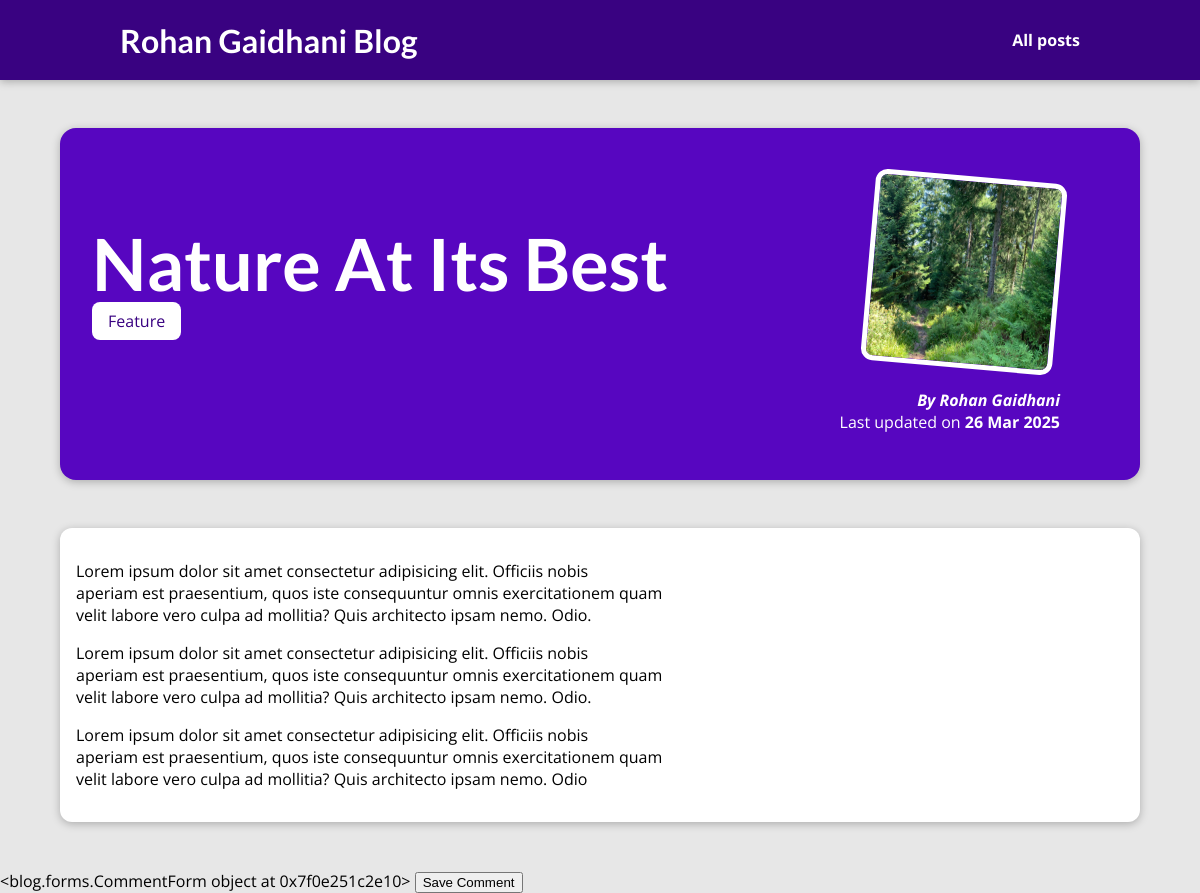
The app's page /blog/posts/into-the-woods/ with its own data.
### blog/models.py (models this page shows, shortened)
class Post(models.Model):  # Capitalized
    title = models.CharField(max_length=150)
    excerpt = models.CharField(max_length=200)
    image = models.ImageField(upload_to='uploads/posts/', null=True, blank=True)
    date = models.DateField(auto_now_add=True)  # Changed to auto_now_add
    slug = models.SlugField(unique=True, db_index=True)
    content = models.TextField(validators=[MinLengthValidator(10)])
    author = models.ForeignKey(
        Author,
        on_delete=models.SET_NULL,
        related_name="posts",
        null=True,
        blank=True
    )
    tags = models.ManyToManyField(Tag, blank=True)  # Added relationship
    class Meta:
        ordering = ['-date']  # Default ordering by date descending

class Tag(models.Model):
    name = models.CharField(max_length=100, unique=True)

class Author(models.Model):
    first_name = models.CharField(max_length=100)
    last_name = models.CharField(max_length=100)
    email_address = models.EmailField()
    def full_name(self):
        return f"{self.first_name} {self.last_name}"
    def __str__(self):
        return self.full_name()

### blog/views.py (the view)
# urls.py: path("posts/<slug:slug>/", views.SinglePostsView.as_view(), name="post-detail-page"),
class SinglePostsView(DetailView):
    template_name = "blog/post-detail.html"
    model = Post
    def get_context_data(self, **kwargs):
        context = super().get_context_data(**kwargs)
        context["post_tags"] = self.object.tags.all()
        context["comment_form"] = CommentForm()
        return context

### blog/templates/blog/post-detail.html (shortened to what this page needs)
{% extends "base.html" %}
{% load static %}
{% block css_files %}
    <link rel="stylesheet" href="{% static 'blog/post-detail.css' %}"/>
{% endblock %}
{% block content %}
    <section id="summary">
        <h2>{{post.title}}</h2>
        <div>
            {% for tag in post_tags %}
              <span class="tag">{{ tag.name }}</span>
            {% endfor %}
        </div>
        <article>
            <img src="{{ post.image.url }}" alt="{{ post.title }}"/>
            <address>By <a href="er.rohangaidhani@gmail.com">{{ post.author }}</a></address>
            <div>
                Last updated on <time>{{ post.date|date:"d M Y" }}</time>
            </div>
        </article>
    </section>
    <main>
       {{post.content|linebreaks}}
    </main>
    <div>
        <form>
            {{ comment_form }}
            <button>Save Comment</button>
        </form>
    </div>
{% endblock %}

### templates/base.html (shortened to what this page needs)
{% load static %}
<!DOCTYPE html>
<html lang="en">
<head>
    <link rel="stylesheet" href="{% static 'app.css' %}">
    {% block css_files%}{% endblock %}
</head>
<body>
    <header id="main-navigation">
        <h1><a href="{% url "starting-page" %}">Rohan Gaidhani Blog</a></h1>
        <nav>
            <a href="{% url "posts-page" %}">All posts</a>
        </nav>
    </header>
    {% block content %} {% endblock %}
</body>
</html>

### static/app.css (style rules this page uses)
* { box-sizing: border-box; }
html { font-family: 'Open Sans', 'Lato', sans-serif; }
body { margin: 0; }
h1, h2, h3 { font-family: 'Lato', sans-serif; font-weight: bold; }
#main-navigation { width: 100%; height: 5rem; display: flex; justify-content: space-between; align-items: center; padding: 0 10%; position: absolute; top: 0; left: 0; }
#main-navigation a { text-decoration: none; color: white; font-weight: bold; }

### blog/static/blog/post-detail.css (style rules this page uses)
body { background-color: #e7e7e7; }
#main-navigation { background-color: #390281; box-shadow: 0 2px 8px rgba(0, 0, 0, 0.25); }
#summary { margin: 8rem auto 3rem auto; padding: 2rem; width: 90%; max-width: 90rem; border-radius: 16px; background-color: #5706c0; position: relative; box-shadow: 0 2px 8px rgba(0, 0, 0, 0.25); height: 22rem; }
#summary h2 { color: white; font-size: 4.5rem; margin-bottom: 0.25rem; }
#summary article { position: absolute; top: 2rem; right: 3rem; padding: 1rem 2rem; border-radius: 12px; text-align: right; color: white; }
#summary article img { width: 12rem; height: 12rem; border-radius: 12px; transform: rotateZ(5deg); border: 5px solid white; margin-bottom: 1rem; }
#summary address { font-weight: bold; }
#summary a { color: white; text-decoration: none; }
#summary time { font-weight: bold; }
main { width: 90%; max-width: 90rem; margin: 3rem auto; background-color: white; padding: 1rem; border-radius: 12px; box-shadow: 0 2px 8px rgba(0, 0, 0, 0.25); }
.tag { background-color: white; color: #390281; padding: 0.5rem 1rem; border-radius: 8px; }

### records on screen
Post: title "Nature At Its Best", image (picture), author "Rohan Gaidhani", date "26 Mar 2025", content "Lorem ipsum dolor sit amet consectetur adipisicing elit. Officiis nobis aperiam est praesentium, quos iste consequuntur omnis exercitationem quam velit labore vero culpa ad mollitia? Quis architecto ipsam nemo. Odio. Lorem ipsum dolor sit amet consectetur adipisicing elit. Officiis nobis aperiam est praesentium, quos iste consequuntur omnis exercitationem quam velit labore vero culpa ad mollitia? Quis architecto ipsam nemo. Odio. Lorem ipsum dolor sit amet consectetur adipisicing elit. Officiis nobis aperiam est praesentium, quos iste consequuntur omnis exercitationem quam velit labore vero culpa ad mollitia? Quis architecto ipsam nemo. Odio"
Tag: name "Feature"

### other values on screen
{{ comment_form }} "<blog.forms.CommentForm object at 0x7f0e251c2e10>"
